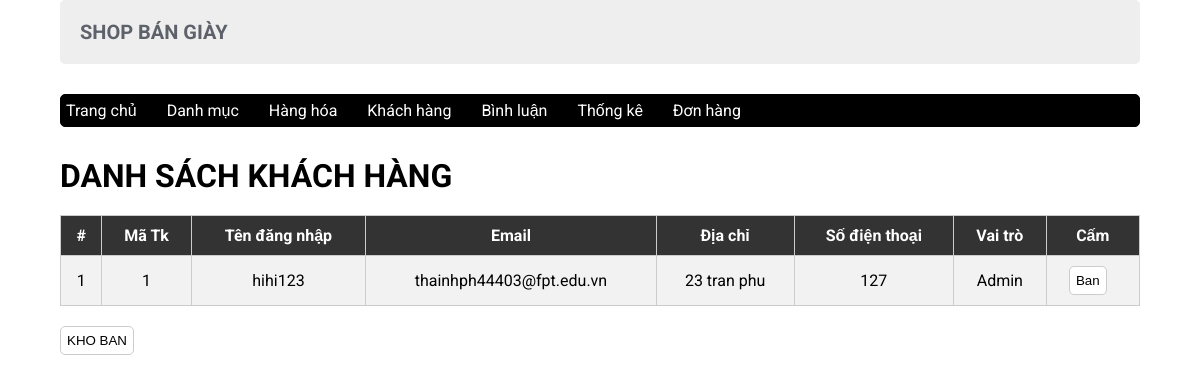
Screenshot of /admin/index.php?act=khachhang with the database file from the repository.
### tables this page shows
CREATE TABLE `taikhoan` (
  `id` int(10) NOT NULL,
  `user` varchar(50) NOT NULL,
  `pass` varchar(50) NOT NULL,
  `email` varchar(255) NOT NULL,
  `address` varchar(255) DEFAULT NULL,
  `tel` tinyint(20) DEFAULT NULL,
  `role` int(11) NOT NULL DEFAULT 0
);

### model/pdo.php (called while the page is built, shortened)
<?php
function pdo_get_connection(){
    $host = "localhost";
    $username = "root";
    $password = "";
    $dbname = "duan1thi";
    try {
        $conn = new PDO("mysql:host=$host;dbname=$dbname", $username, $password);
        $conn->setAttribute(PDO::ATTR_ERRMODE, PDO::ERRMODE_EXCEPTION);
        return $conn;
    } catch (PDOException $e) {
        die("Connect failed " . $e->getMessage());
    }
}
function pdo_query($sql){
    $sql_args = array_slice(func_get_args(),1);
    try{
        $conn = pdo_get_connection();
        $stmt = $conn -> prepare($sql);
        $stmt ->execute($sql_args);
        $rows = $stmt->fetchAll();
        return $rows;
    }
    catch(PDOException $e){
        throw $e;
    }
    finally{
        unset($conn);
    }
}
?>

### model/khachhang.php (called while the page is built, shortened)
<?php
function loatAll_khachhang(){
    $sql="select * from taikhoan order by id ";
    $listkhachhang = pdo_query($sql);
    return $listkhachhang;
}
 ?>

### admin/khachhang/khachhang.php (the view, shortened to what this page needs)
<div class="row2">
    <div class="row2 font_title">
        <h1>DANH SÁCH KHÁCH HÀNG</h1>
    </div>
    <div class="row2 form_content ">
        <form action="#" method="POST">
            <div class="row2 mb10 formds_loai">
                <table>
                    <tr>
                        <th>#</th>
                        <th>Mã Tk </th>
                        <th>Tên đăng nhập</th>
                        <th>Email</th>
                        <th>Địa chỉ</th>
                        <th>Số điện thoại</th>
                        <th>Vai trò</th>
                        <th>Cấm</th>
                    </tr>
                    <?php
                    $i = 0;
                    foreach ($listkhachhang as $khachhang) {
                        $i += 1;
                        extract($khachhang);
                        if ($role == 1) {
                            $role = "Admin";
                        } else {
                            $role = "Người dùng";
                        }
                        $banuser = 'index.php?act=banuser&id=' . $id;
                        echo '<tr>
                        <td>' . $i . '</td>
                        <td>' . $id . '</td>
                         <td>' . $user . '</td>
                        <td>' . $email . '</td>
                        <td>' . $address . '</td>
                        <td>' . $tel . '</td>
                        <td>' . $role . '</td>
                        <td>
                        <a href="#" onclick="confirmDelete(\'' . $banuser . '\', \'Bạn có muốn cấm tài khoản này không?\')"><input type="button" class="menu-button" value="Ban"></a>
                    </td>
                         </tr>';
                    }
                    ?>
                </table>
                <a href="index.php?act=khoban"> <input  class="mr20 menu-button" type="button" value="KHO BAN"></a>
            </div>
        </form>
    </div>
</div>

### css/css.css (style rules this page uses)
:root { --white-color:#fff; --black-color:#000; --text-color:#333; }
* { margin:0; padding:0; box-sizing:border-box; }
body { font-family:'Roboto', sans-serif; }
.row2 { float:left; width:100%; }
.mb10 { margin-bottom:10px; }
form { text-align: left; margin-top: 20px; }
.form_account input[type="reset"], .form_account input[type="submit"], .form_content input[type="submit"], .form_content input[type="reset"], .form_content input[type="button"] { padding: 6px; background: white; border: 1px solid #CCC; border-radius: 5px; }
.menu-button { padding: 6px; background: white; border: 1px solid #CCC; border-radius: 5px; text-decoration: none; color: black; display: inline-block; margin-right: 10px; }
table { width: 100%; border-collapse: collapse; border-spacing: 0; margin-bottom: 20px; }
table, th, td { border: 1px solid #ccc; }
th, td { padding: 10px; text-align: center; }
th { background-color: #333; color: white; }
tr:nth-child(even) { background-color: #f2f2f2; }
* { box-sizing:border-box }

### rows the page displays
taikhoan: id "1", user "hihi123", email "thainhph44403@fpt.edu.vn", address "23 tran phu", tel "127", role "Admin"
